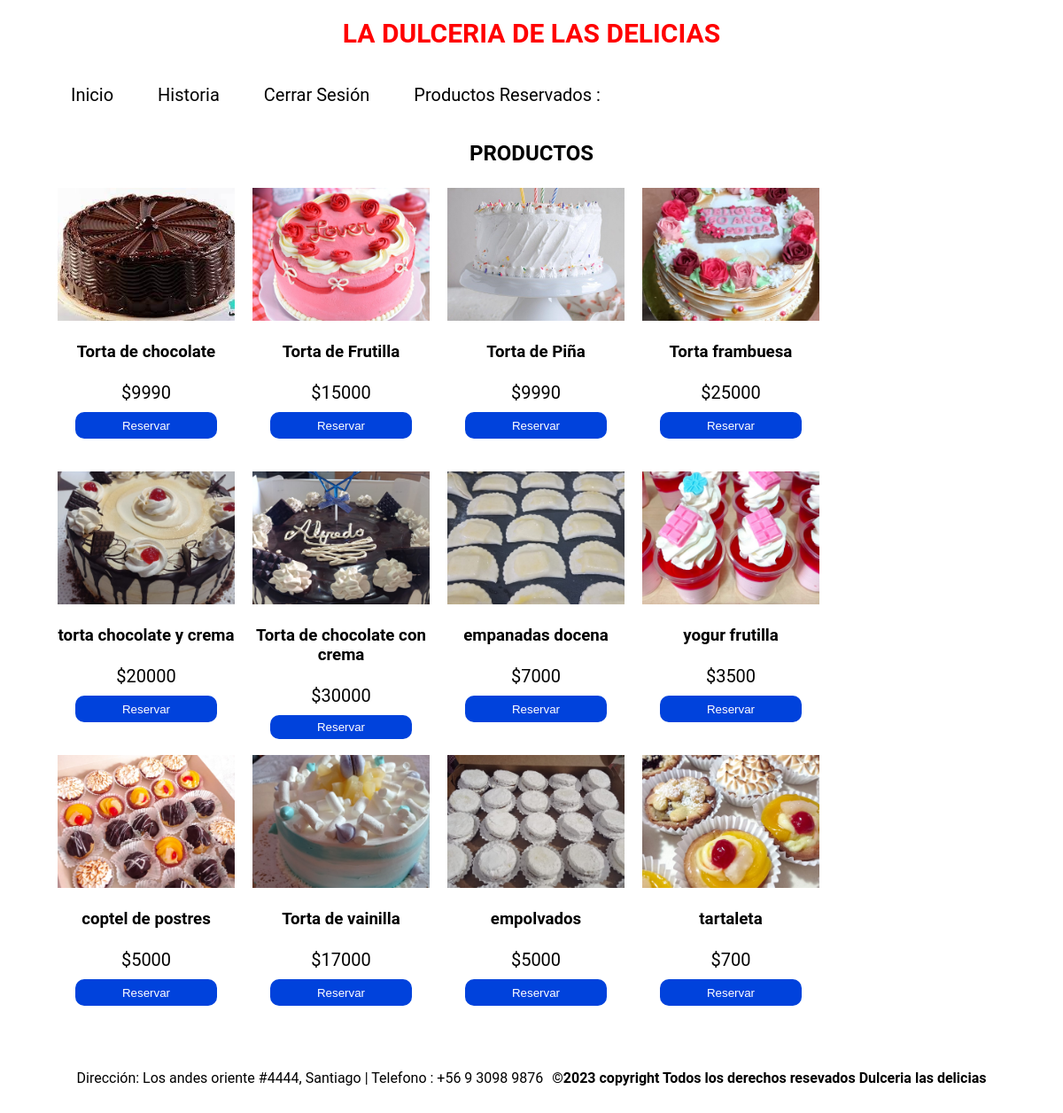
Page /core/index (signed in) on the committed database.
### core/models.py (models this page shows)
class Productos(models.Model):
    id = models.AutoField(primary_key=True)
    nombre = models.CharField(max_length=200)
    precio = models.IntegerField()
    imagen = models.ImageField(upload_to='productos', null=True, blank=True)
    def __str__(self):
        return self.nombre
    class Meta:
        verbose_name = 'Producto'
        verbose_name_plural = 'Productos'

### login/decorador.py (the view)
    def comprobar(request, *callback_args, **callback_kwargs):
        try:
            if request.session['usuario']:
                return function(request, *callback_args, **callback_kwargs)
            else:
                raise PermissionDenied
        except Exception as e:
            print(e)
            return redirect('/')

### core/views.py (called while the page is built)
@requiere_login
def index(request):
    registros = Productos.objects.all()
    print("registros", registros)
    return render(request, 'index.html', {'registros': registros})

### login/decorador.py (called while the page is built)
def requiere_login(function):
    def comprobar(request, *callback_args, **callback_kwargs):
        try:
            if request.session['usuario']:
                return function(request, *callback_args, **callback_kwargs)
            else:
                raise PermissionDenied
        except Exception as e:
            print(e)
            return redirect('/')
    return comprobar

### core/templates/index.html (shortened to what this page needs)
{% extends "master.html" %}
{% load static %}
{% block contenido %}
    <h2 align="center">PRODUCTOS</h2>
    <div class="productos">
        {% for producto in registros %}
        <div>
            <img src="/{{producto.imagen}}" alt="">
            <h3>{{producto.nombre}}</h3>
            <p>${{producto.precio}}</p>
            <button class="boton1" type="button" onclick="reservar({{producto.id}})">Reservar</button>
        </div>
        {% endfor %}
    </div>
{% endblock %}

### core/templates/master.html (shortened to what this page needs)
<!DOCTYPE html>
<html lang="en" dir="ltr">
  <head>
    <link rel="stylesheet"  href="/static/css/index.css">
  </head>
  <body background="https://i.pinimg.com/originals/c6/e5/5e/c6e55e26f9911de6a8e476e33c3a9a68.jpg">
    <header class="header">
        <h1> LA DULCERIA DE LAS DELICIAS</h1>
        <nav>
          <ul>
            <li><a href="/core/index">Inicio</a></li>
            <li><a href="/core/historia">Historia</a></li>
            <li><a href="/logout">Cerrar Sesión</a></li>
            <li><a href="/core/reservas">Productos Reservados : {{request.session.contador}}</a></li>
          </ul>
    </header>
    {% block contenido %} {% endblock %}
    <div class="footer">
    <div>Dirección: Los andes oriente #4444, Santiago | Telefono : +56 9 3098 9876</div>
    <div><b>©2023 copyright Todos los derechos resevados Dulceria las delicias</b> </div>
    </div>
  </body>
</html>

### core/static/css/index.css (style rules this page uses)
body { margin: 0; padding: 0; font-family: "Roboto", sans-serif; display: flex; flex-direction: column; align-items: center; }
h1 { color: red; text-align: center; font-size: 30px; }
h2 { text-align: center; }
h3 { color: black; text-align: center; }
a { color: black; padding-left: 0, 5px; size: 15px; }
button { text-align: center; }
.header { width: 90%; align-items: center; justify-content: center; }
.header ul { display: flex; list-style: none; align-items: center; gap: 10px; padding: 0; margin: 0; }
.header ul li { padding: 10px; }
.header ul li a { text-decoration: none; color: black; font-size: 20px; background-color: #fff; display: flex; padding: 10px; border-radius: 10px; transition: 300ms; }
.productos, .reservas { display: flex; gap: 10px; width: 90%; flex-wrap: wrap; align-items: flex-start; }
.productos div, .reservas div { position: relative; width: 200px; height: 300px; background-color: #fff; padding: 5px; border-radius: 10px; display: flex; flex-direction: column; gap: 5px; }
.productos div img, .reservas div img { height: 150px; -o-object-fit: cover; object-fit: cover; }
.productos div p, .reservas div p { font-size: 20px; text-align: center; margin: 0; padding: 0; margin-bottom: 5px; }
.footer { width: 100%; background-color: #fff; display: flex; justify-content: center; align-items: center; gap: 10px; flex-wrap: wrap; margin-top: 20px; padding: 30px; box-sizing: border-box; }
.boton1 { width: 80%; margin-left: 10%; height: 30px; background-color: rgb(0, 66, 220); color: #fff; border-radius: 10px; display: flex; align-items: center; justify-content: center; transition: 300ms; border: none; padding-top: 6px; padding-bottom: 6px; cursor: pointer; }

### rows in the picture
Productos: imagen (picture), nombre "Torta de chocolate", precio "9990"
Productos: imagen (picture), nombre "Torta de Frutilla", precio "15000"
Productos: imagen (picture), nombre "Torta de Piña", precio "9990"
Productos: imagen (picture), nombre "Torta frambuesa", precio "25000"
Productos: imagen (picture), nombre "torta chocolate y crema", precio "20000"
Productos: imagen (picture), nombre "Torta de chocolate con crema", precio "30000"
Productos: imagen (picture), nombre "empanadas docena", precio "7000"
Productos: imagen (picture), nombre "yogur frutilla", precio "3500"
Productos: imagen (picture), nombre "coptel de postres", precio "5000"
Productos: imagen (picture), nombre "Torta de vainilla", precio "17000"
Productos: imagen (picture), nombre "empolvados", precio "5000"
Productos: imagen (picture), nombre "tartaleta", precio "700"
